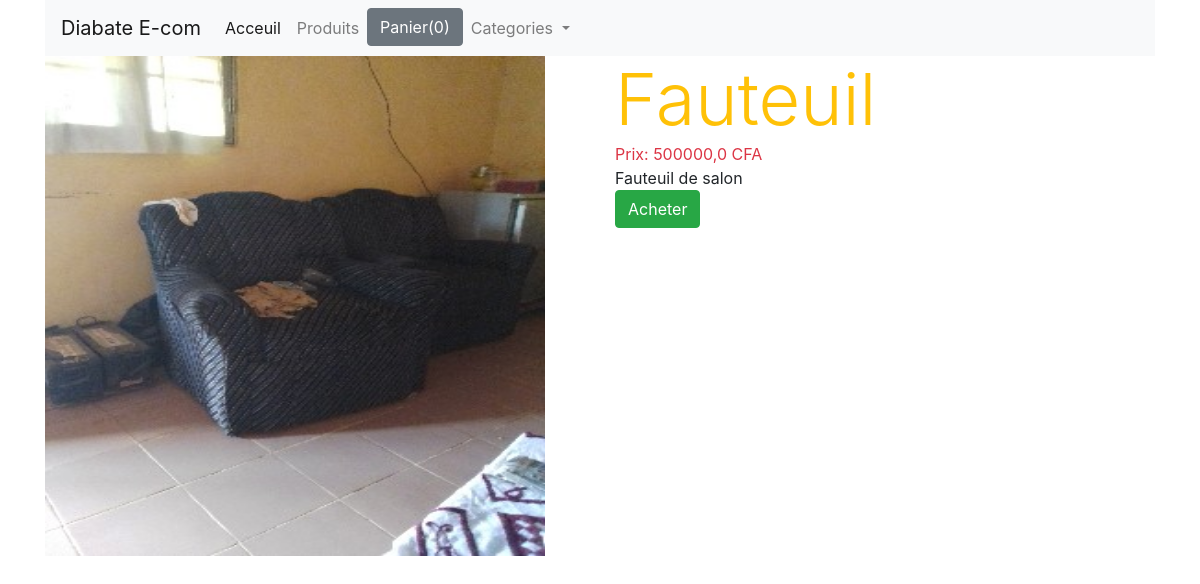
Page /6 on the committed database.
### store/models.py (models this page shows, shortened)
class Product(models.Model):
    name = models.CharField(max_length=200)
    slug = models.SlugField(max_length=200)
    price = models.FloatField(default=0.0)
    stock = models.IntegerField(default=0)
    description = models.TextField(blank=True)
    category = models.ForeignKey(Category, related_name='categorie', on_delete=models.CASCADE)
    images = models.ImageField(upload_to="products", blank=True, null=True)
    date_ajou = models.DateTimeField(auto_now=True)
    class Meta:
        ordering = ['-date_ajou']

### store/views.py (the view)
# urls.py: path('<int:myid>', detail, name="detail"),
def detail(request, myid):
    product = Product.objects.get(id=myid)
    return render(request, 'store/detail.html', context={"product": product})

### store/templates/store/detail.html
{% extends 'base.html' %}
{% block content %}
    <div class="row">
        <div class="col-md-6">
            <div>
                <img src="{{ product.images.url }}" width="500px" height="500px" alt="">
            </div>
        </div>
        <div class="col-md-6">
            <div class="text-warning display-3">
                {{ product.name }}
            </div>
            <div class="text-danger">
                Prix: {{ product.price }} CFA
            </div>
            <div>
                {{ product.description }}
            </div>
            <a href="#"><button class="btn btn-success">Acheter</button></a>
        </div>
    </div>
{% endblock %}

### rows in the picture
Product: images (picture), name "Fauteuil", price "500000,0", description "Fauteuil de salon"
